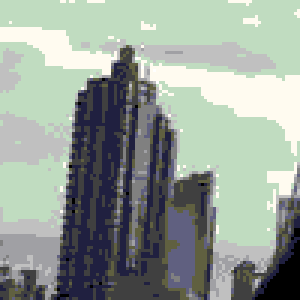
%> input picture 21.bmp, 100 x 100 px (shown 3 times larger)
$ octave --eval "result = open_im('21.bmp');"   (GNU Octave 9; MATLAB toolbox functions it lacks are replaced by stand-ins)
%> lines starting %> are read from the running program, lines starting %| are printed output that depends on the picture; in (x1, y1, x2, y2) boxes, pixels count from 0 and x2, y2 are one past the last pixel; in counts of white or black regions, pixels touching at a corner belong together; the program's own positions count from 1
%trasforma un'immagine .bmp in una matrice di -1 ed 1
function M=open_im(filename);
%> called with filename = '21.bmp'
    N=imread(filename); %apre l'immagine come matrice uint8
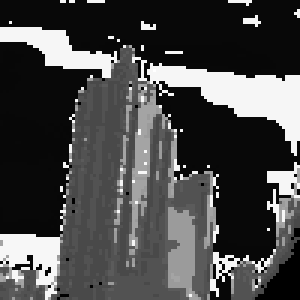
%> N: size 100x100 uint8 (shown 3 times larger); min 0, max 255, mean 73.6

    % [10 lines of commented-out code are left out]
    M=double(N);
    M(M<80)=1; M(M>=80)=-1;
%> after `M(M<80)=1`:
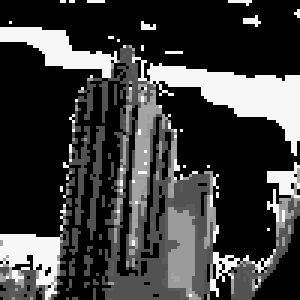
%> M: size 100x100 double (shown 3 times larger); min 1, max 255, mean 62.5
%> after `M(M>=80)=-1`:
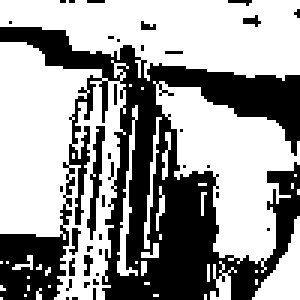
%> M: size 100x100 double (shown 3 times larger); values -1 (black) and 1 (white), 61% white; 37 black regions (35 under 20 px), largest, box (x1, y1, x2, y2) and area: (0, 9, 100, 100) 3664, (29, 42, 35, 80) 89

$ run again, on 22.bmp
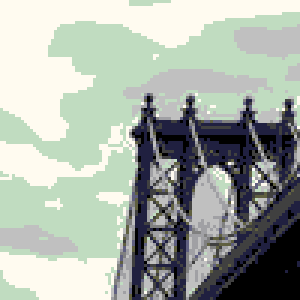
%> input picture 22.bmp, 100 x 100 px (shown 3 times larger)
%> in open_im, `N=imread(filename); %apre l'immagine come matrice uint8`:
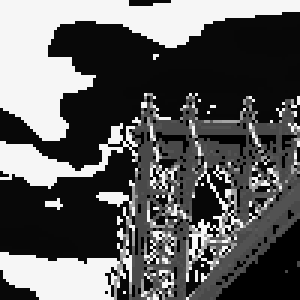
%> N: size 100x100 uint8 (shown 3 times larger); min 0, max 255, mean 92.8
%> in open_im, `M(M>=80)=-1`:
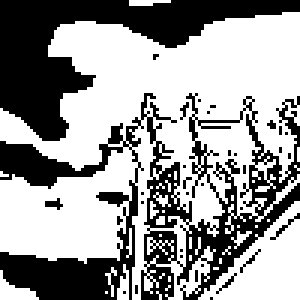
%> M: size 100x100 double (shown 3 times larger); values -1 (black) and 1 (white), 60.5% white; 34 black regions (32 under 20 px), largest, box (x1, y1, x2, y2) and area: (0, 31, 100, 100) 2245, (0, 0, 100, 47) 1594

$ run again, on 23.bmp
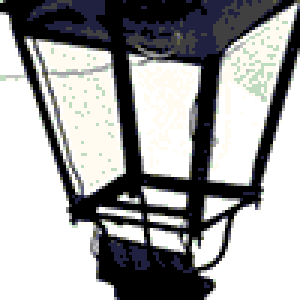
%> input picture 23.bmp, 100 x 100 px (shown 3 times larger)
%> in open_im, `N=imread(filename); %apre l'immagine come matrice uint8`:
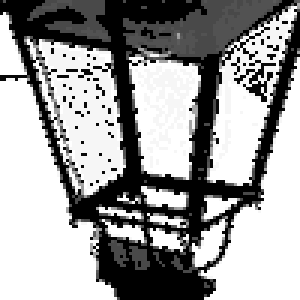
%> N: size 100x100 uint8 (shown 3 times larger); min 0, max 255, mean 157.2
%> in open_im, `M(M>=80)=-1`:
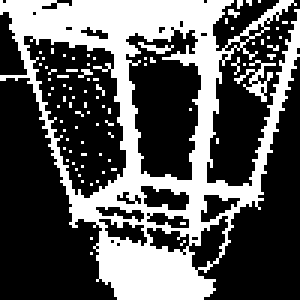
%> M: size 100x100 double (shown 3 times larger); values -1 (black) and 1 (white), 35.2% white; 84 white regions (81 under 20 px), largest, box (x1, y1, x2, y2) and area: (0, 0, 100, 100) 3296, (78, 20, 92, 34) 63, (46, 14, 58, 18) 20

$ run again, on 22.1.bmp
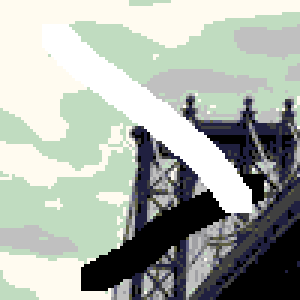
%> input picture 22.1.bmp, 100 x 100 px (shown 3 times larger)
%> in open_im, `N=imread(filename); %apre l'immagine come matrice uint8`:
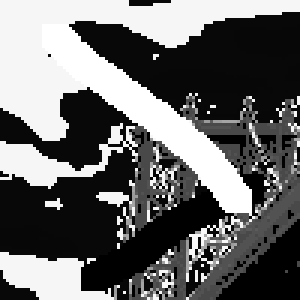
%> N: size 100x100 uint8 (shown 3 times larger); min 0, max 255, mean 104.3
%> in open_im, `M(M>=80)=-1`:
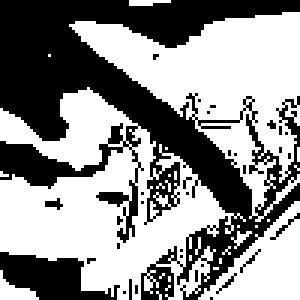
%> M: size 100x100 double (shown 3 times larger); values -1 (black) and 1 (white), 56.6% white; 33 black regions (31 under 20 px), largest, box (x1, y1, x2, y2) and area: (0, 0, 100, 100) 3862, (0, 84, 40, 100) 368
